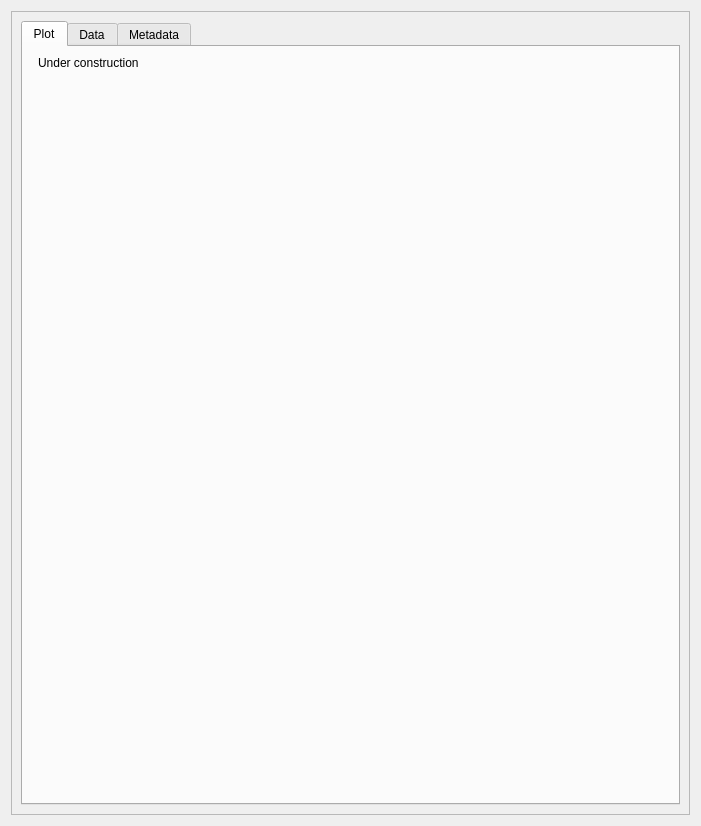
<?xml version="1.0" encoding="UTF-8"?>
<ui version="4.0">
 <class>Form</class>
 <widget class="QWidget" name="Form">
  <property name="geometry">
   <rect>
    <x>0</x>
    <y>0</y>
    <width>701</width>
    <height>826</height>
   </rect>
  </property>
  <property name="windowTitle">
   <string>Form</string>
  </property>
  <layout class="QVBoxLayout" name="verticalLayout_2">
   <item>
    <widget class="QScrollArea" name="scrollArea">
     <property name="widgetResizable">
      <bool>true</bool>
     </property>
     <widget class="QWidget" name="scrollAreaWidgetContents">
      <property name="geometry">
       <rect>
        <x>0</x>
        <y>0</y>
        <width>675</width>
        <height>800</height>
       </rect>
      </property>
      <layout class="QVBoxLayout" name="verticalLayout">
       <item>
        <widget class="QTabWidget" name="tabWidget_2">
         <property name="currentIndex">
          <number>0</number>
         </property>
         <widget class="QWidget" name="plotPage">
          <attribute name="title">
           <string>Plot</string>
          </attribute>
          <layout class="QFormLayout" name="formLayout">
           <item row="0" column="1">
            <widget class="QLabel" name="label">
             <property name="text">
              <string>Under construction</string>
             </property>
            </widget>
           </item>
          </layout>
         </widget>
         <widget class="QWidget" name="dataPage">
          <attribute name="title">
           <string>Data</string>
          </attribute>
          <layout class="QVBoxLayout" name="vblayout_4">
           <item>
            <widget class="QTextBrowser" name="data">
             <property name="font">
              <font>
               <family>Monospace</family>
               <pointsize>10</pointsize>
              </font>
             </property>
            </widget>
           </item>
          </layout>
         </widget>
         <widget class="QWidget" name="metadataPage">
          <attribute name="title">
           <string>Metadata</string>
          </attribute>
          <layout class="QVBoxLayout" name="vblayout_3">
           <item>
            <widget class="QTextBrowser" name="metadata">
             <property name="font">
              <font>
               <family>Monospace</family>
               <pointsize>10</pointsize>
              </font>
             </property>
            </widget>
           </item>
          </layout>
         </widget>
        </widget>
       </item>
      </layout>
     </widget>
    </widget>
   </item>
  </layout>
 </widget>
 <resources/>
 <connections/>
</ui>
